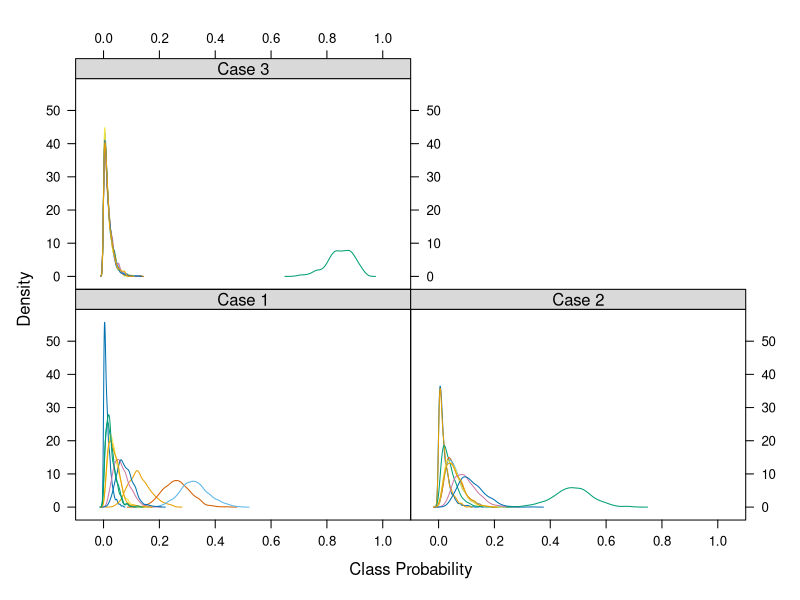
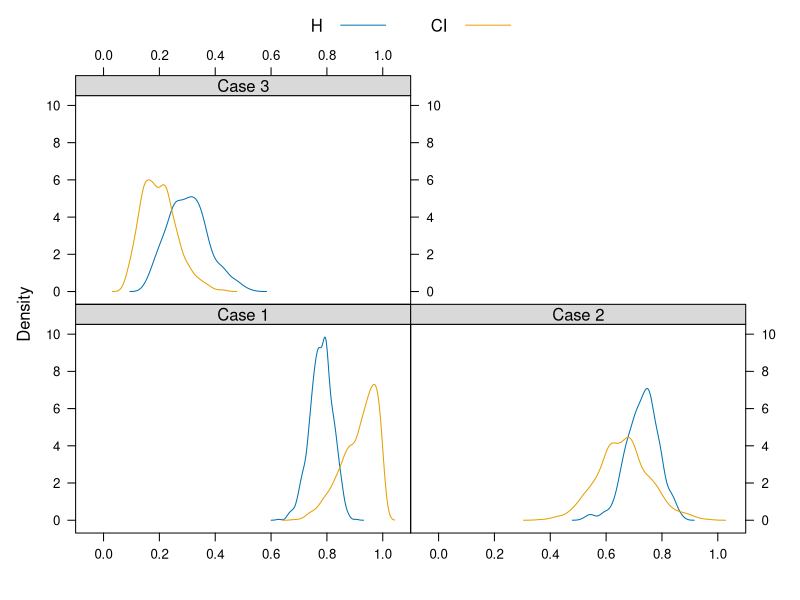
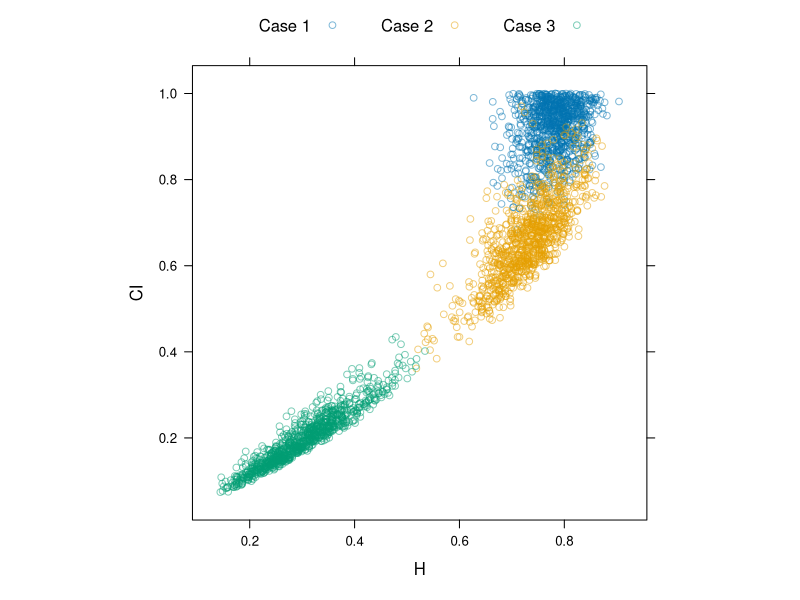

Write R code to recreate these figures, in order.
## ---- chunk 1
library(knitr, quietly=TRUE)
opts_chunk$set(message=FALSE, warning=FALSE, background='#F7F7F7', fig.retina=2, dev='png', tidy=FALSE, verbose=FALSE, fig.align='center')
options(width=100, stringsAsFactors=FALSE)
## ---- chunk 2
library(igraph)
library(latticeExtra)
library(plyr)
library(reshape2)

# normalized Shannon entropy (Kempen et al, 2009)
shannon.H <- function(i, b) {
  res <- -1 * sum(i * log(i, base=b))
  return(res)
}

# confusion index (Burrough et al., 1997)
confusion.index <- function(i) {
  i <- sort(i, decreasing = TRUE)
  res <- 1 - (i[1] - i[2])
  return(res)
}


# simulate predicted class probabilities via draws from dirichlet 
# (n pixel * k classes)
# n: number of simulated "pixels" 
# k: number of classes
# alpha: dirichlet hyperparameter (class likelyhood)
simulate.predictions <- function(n, k, alpha) {
  # generate simulated 
  x <- sample_dirichlet(n, alpha = alpha)
  x <- t(x)
  
  # reshape
  d <- as.data.frame(x)
  d$id <- rownames(d)
  m <- melt(d, id.vars = 'id')
  
  # compute H and CI for each simulated case
  H <- apply(x, 1, shannon.H, b=k)
  CI <- apply(x, 1, confusion.index)
  
  # reshape for plotting
  z <- data.frame(H=H, CI=CI)
  z.long <- make.groups(H=z$H, CI=z$CI)
  
  return(list(predictions=m, stats=z, stats.long=z.long))
}
## ---- chunk 3
s <- list()

alpha <- c(1,10,2,20,25,3,5,6,3,2)
s[['Case 1']] <- simulate.predictions(n=1000, k=10, alpha)

alpha <- c(1,1,2,3,3,3,5,6,3,25)
s[['Case 2']] <- simulate.predictions(n=1000, k=10, alpha)

alpha <- c(1,1,1,1,1,1,1,1,1,50)
s[['Case 3']] <- simulate.predictions(n=1000, k=10, alpha)

# stack class probs
ss <- ldply(s, function(i) i$predictions)

# plot class probabilities
p.1 <- densityplot( ~ value | .id, groups=variable, data=ss, 
pch=NA, xlim=c(-0.1, 1.1), scales=list(alternating=3, x=list(tick.number=5)), xlab='Class Probability',
strip=strip.custom(bg=grey(0.85)))

print(p.1)
## ---- chunk 4
# stack stats
cp <- ldply(s, function(i) i$stats.long)

p.2 <- densityplot( ~ data | .id, groups=which, data=cp, pch=NA, auto.key=list(columns=2, lines=TRUE, points=FALSE), xlim=c(-0.1, 1.1), strip=strip.custom(bg=grey(0.85)), scales=list(alternating=3, y=list(rot=0), x=list(tick.number=5)), xlab='')

print(p.2)
## ---- chunk 5
ss <- ldply(s, function(i) i$stats)

# how do these two compare in general?
xyplot(CI ~ H, groups=.id, data=ss, asp=1, auto.key = list(columns=3, lines=FALSE, points=TRUE), par.settings=list(superpose.symbol=list(alpha=0.5)))

ddply(ss, '.id', .fun=summarize, cor=cor(CI, H, method = 'spearman'))
